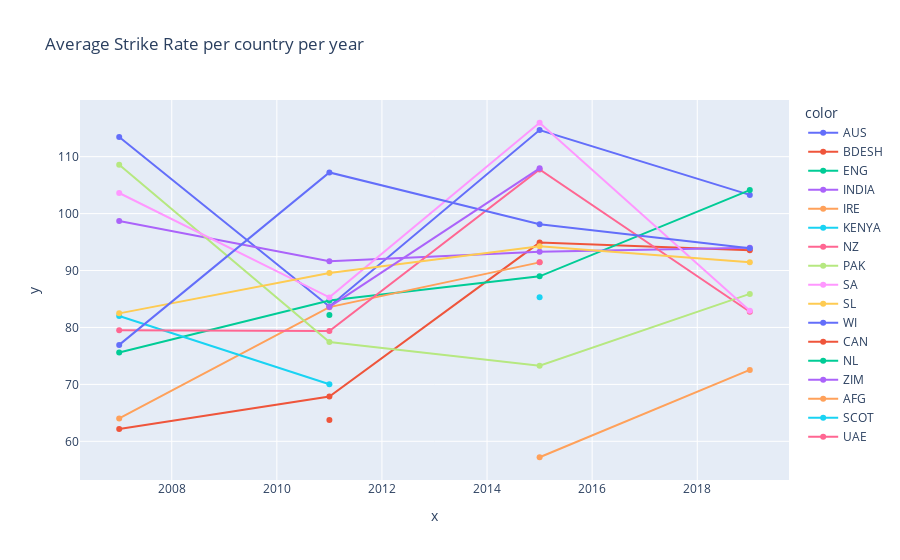

Notebook code cell kept with this figure:
### Code cell
year_grouped = df.groupby(['Year','Country'])['SR'].mean()
# sns.scatterplot(data=year_grouped,x=year_grouped.index,y=year_grouped.values)

fig = px.line(year_grouped, x=[x[0] for x in year_grouped.index], y=year_grouped.values,color=[x[1] for x in year_grouped.index], title='Average Strike Rate per country per year', markers=True)
fig.update_traces(textposition="bottom right")
fig.show()

### Figure 1 — Plotly figure (JSON) as saved in the notebook; plotly's stock layout.template omitted (floating-point values rounded to 4 significant figures)
{"data": [{"hovertemplate": "color=AUS<br>x=%{x}<br>y=%{y}<extra></extra>", "legendgroup": "AUS", "line": {"color": "#636efa", "dash": "solid"}, "marker": {"symbol": "circle"}, "mode": "lines+markers", "name": "AUS", "orientation": "v", "showlegend": true, "textposition": "bottom right", "type": "scatter", "x": [2007, 2011, 2015, 2019], "xaxis": "x", "y": [113.5, 83.69, 114.7, 103.3], "yaxis": "y"}, {"hovertemplate": "color=BDESH<br>x=%{x}<br>y=%{y}<extra></extra>", "legendgroup": "BDESH", "line": {"color": "#EF553B", "dash": "solid"}, "marker": {"symbol": "circle"}, "mode": "lines+markers", "name": "BDESH", "orientation": "v", "showlegend": true, "textposition": "bottom right", "type": "scatter", "x": [2007, 2011, 2015, 2019], "xaxis": "x", "y": [62.16, 67.87, 94.91, 93.58], "yaxis": "y"}, {"hovertemplate": "color=ENG<br>x=%{x}<br>y=%{y}<extra></extra>", "legendgroup": "ENG", "line": {"color": "#00cc96", "dash": "solid"}, "marker": {"symbol": "circle"}, "mode": "lines+markers", "name": "ENG", "orientation": "v", "showlegend": true, "textposition": "bottom right", "type": "scatter", "x": [2007, 2011, 2015, 2019], "xaxis": "x", "y": [75.58, 84.73, 88.98, 104.1], "yaxis": "y"}, {"hovertemplate": "color=INDIA<br>x=%{x}<br>y=%{y}<extra></extra>", "legendgroup": "INDIA", "line": {"color": "#ab63fa", "dash": "solid"}, "marker": {"symbol": "circle"}, "mode": "lines+markers", "name": "INDIA", "orientation": "v", "showlegend": true, "textposition": "bottom right", "type": "scatter", "x": [2007, 2011, 2015, 2019], "xaxis": "x", "y": [98.71, 91.62, 93.28, 94.01], "yaxis": "y"}, {"hovertemplate": "color=IRE<br>x=%{x}<br>y=%{y}<extra></extra>", "legendgroup": "IRE", "line": {"color": "#FFA15A", "dash": "solid"}, "marker": {"symbol": "circle"}, "mode": "lines+markers", "name": "IRE", "orientation": "v", "showlegend": true, "textposition": "bottom right", "type": "scatter", "x": [2007, 2011, 2015], "xaxis": "x", "y": [64.01, 83.57, 91.43], "yaxis": "y"}, {"hovertemplate": "color=KENYA<br>x=%{x}<br>y=%{y}<extra></extra>", "legendgroup": "KENYA", "line": {"color": "#19d3f3", "dash": "solid"}, "marker": {"symbol": "circle"}, "mode": "lines+markers", "name": "KENYA", "orientation": "v", "showlegend": true, "textposition": "bottom right", "type": "scatter", "x": [2007, 2011], "xaxis": "x", "y": [82.01, 70.02], "yaxis": "y"}, {"hovertemplate": "color=NZ<br>x=%{x}<br>y=%{y}<extra></extra>", "legendgroup": "NZ", "line": {"color": "#FF6692", "dash": "solid"}, "marker": {"symbol": "circle"}, "mode": "lines+markers", "name": "NZ", "orientation": "v", "showlegend": true, "textposition": "bottom right", "type": "scatter", "x": [2007, 2011, 2015, 2019], "xaxis": "x", "y": [79.53, 79.38, 107.8, 82.76], "yaxis": "y"}, {"hovertemplate": "color=PAK<br>x=%{x}<br>y=%{y}<extra></extra>", "legendgroup": "PAK", "line": {"color": "#B6E880", "dash": "solid"}, "marker": {"symbol": "circle"}, "mode": "lines+markers", "name": "PAK", "orientation": "v", "showlegend": true, "textposition": "bottom right", "type": "scatter", "x": [2007, 2011, 2015, 2019], "xaxis": "x", "y": [108.6, 77.44, 73.29, 85.89], "yaxis": "y"}, {"hovertemplate": "color=SA<br>x=%{x}<br>y=%{y}<extra></extra>", "legendgroup": "SA", "line": {"color": "#FF97FF", "dash": "solid"}, "marker": {"symbol": "circle"}, "mode": "lines+markers", "name": "SA", "orientation": "v", "showlegend": true, "textposition": "bottom right", "type": "scatter", "x": [2007, 2011, 2015, 2019], "xaxis": "x", "y": [103.6, 85.28, 116.0, 82.93], "yaxis": "y"}, {"hovertemplate": "color=SL<br>x=%{x}<br>y=%{y}<extra></extra>", "legendgroup": "SL", "line": {"color": "#FECB52", "dash": "solid"}, "marker": {"symbol": "circle"}, "mode": "lines+markers", "name": "SL", "orientation": "v", "showlegend": true, "textposition": "bottom right", "type": "scatter", "x": [2007, 2011, 2015, 2019], "xaxis": "x", "y": [82.47, 89.55, 94.28, 91.44], "yaxis": "y"}, {"hovertemplate": "color=WI<br>x=%{x}<br>y=%{y}<extra></extra>", "legendgroup": "WI", "line": {"color": "#636efa", "dash": "solid"}, "marker": {"symbol": "circle"}, "mode": "lines+markers", "name": "WI", "orientation": "v", "showlegend": true, "textposition": "bottom right", "type": "scatter", "x": [2007, 2011, 2015, 2019], "xaxis": "x", "y": [76.94, 107.2, 98.14, 93.91], "yaxis": "y"}, {"hovertemplate": "color=CAN<br>x=%{x}<br>y=%{y}<extra></extra>", "legendgroup": "CAN", "line": {"color": "#EF553B", "dash": "solid"}, "marker": {"symbol": "circle"}, "mode": "lines+markers", "name": "CAN", "orientation": "v", "showlegend": true, "textposition": "bottom right", "type": "scatter", "x": [2011], "xaxis": "x", "y": [63.76], "yaxis": "y"}, {"hovertemplate": "color=NL<br>x=%{x}<br>y=%{y}<extra></extra>", "legendgroup": "NL", "line": {"color": "#00cc96", "dash": "solid"}, "marker": {"symbol": "circle"}, "mode": "lines+markers", "name": "NL", "orientation": "v", "showlegend": true, "textposition": "bottom right", "type": "scatter", "x": [2011], "xaxis": "x", "y": [82.17], "yaxis": "y"}, {"hovertemplate": "color=ZIM<br>x=%{x}<br>y=%{y}<extra></extra>", "legendgroup": "ZIM", "line": {"color": "#ab63fa", "dash": "solid"}, "marker": {"symbol": "circle"}, "mode": "lines+markers", "name": "ZIM", "orientation": "v", "showlegend": true, "textposition": "bottom right", "type": "scatter", "x": [2011, 2015], "xaxis": "x", "y": [83.6, 108.0], "yaxis": "y"}, {"hovertemplate": "color=AFG<br>x=%{x}<br>y=%{y}<extra></extra>", "legendgroup": "AFG", "line": {"color": "#FFA15A", "dash": "solid"}, "marker": {"symbol": "circle"}, "mode": "lines+markers", "name": "AFG", "orientation": "v", "showlegend": true, "textposition": "bottom right", "type": "scatter", "x": [2015, 2019], "xaxis": "x", "y": [57.2, 72.55], "yaxis": "y"}, {"hovertemplate": "color=SCOT<br>x=%{x}<br>y=%{y}<extra></extra>", "legendgroup": "SCOT", "line": {"color": "#19d3f3", "dash": "solid"}, "marker": {"symbol": "circle"}, "mode": "lines+markers", "name": "SCOT", "orientation": "v", "showlegend": true, "textposition": "bottom right", "type": "scatter", "x": [2015], "xaxis": "x", "y": [85.28], "yaxis": "y"}, {"hovertemplate": "color=UAE<br>x=%{x}<br>y=%{y}<extra></extra>", "legendgroup": "UAE", "line": {"color": "#FF6692", "dash": "solid"}, "marker": {"symbol": "circle"}, "mode": "lines+markers", "name": "UAE", "orientation": "v", "showlegend": true, "textposition": "bottom right", "type": "scatter", "x": [2015], "xaxis": "x", "y": [91.47], "yaxis": "y"}], "layout": {"legend": {"title": {"text": "color"}, "tracegroupgap": 0}, "title": {"text": "Average Strike Rate per country per year"}, "xaxis": {"anchor": "y", "domain": [0, 1], "title": {"text": "x"}}, "yaxis": {"anchor": "x", "domain": [0, 1], "title": {"text": "y"}}}}
